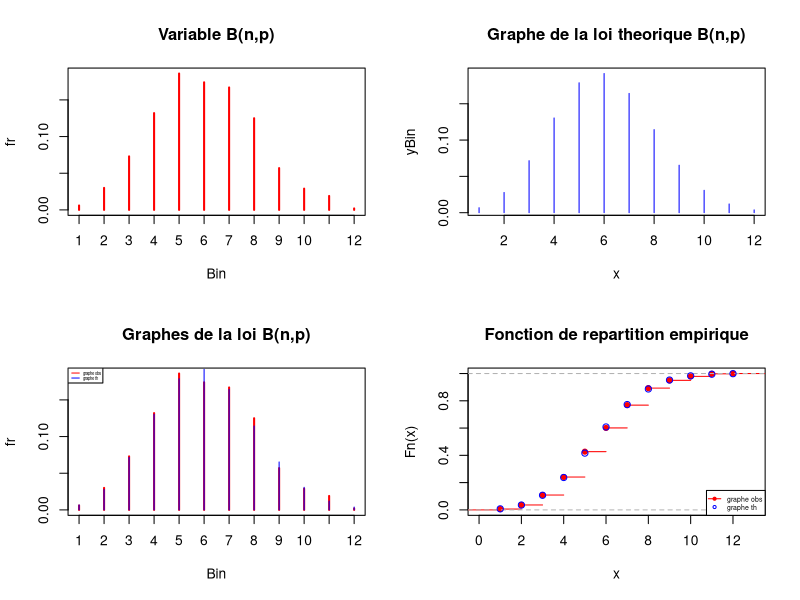
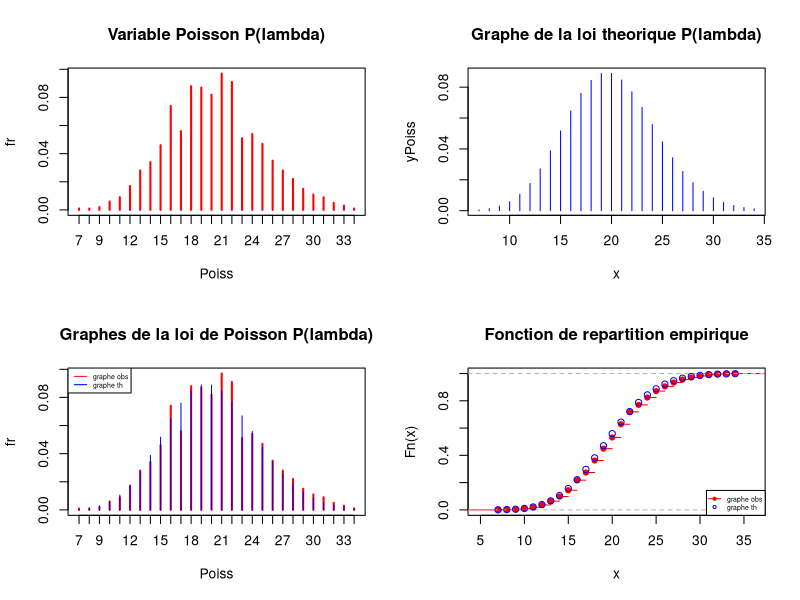
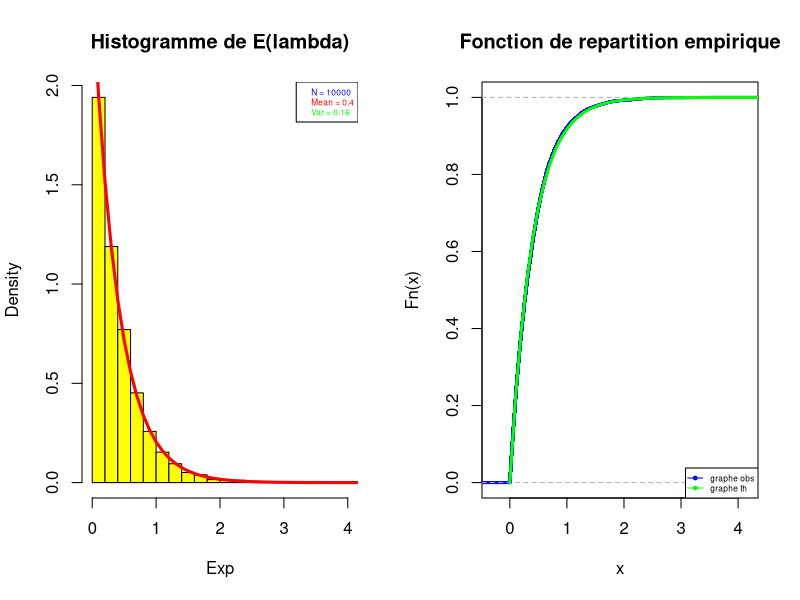
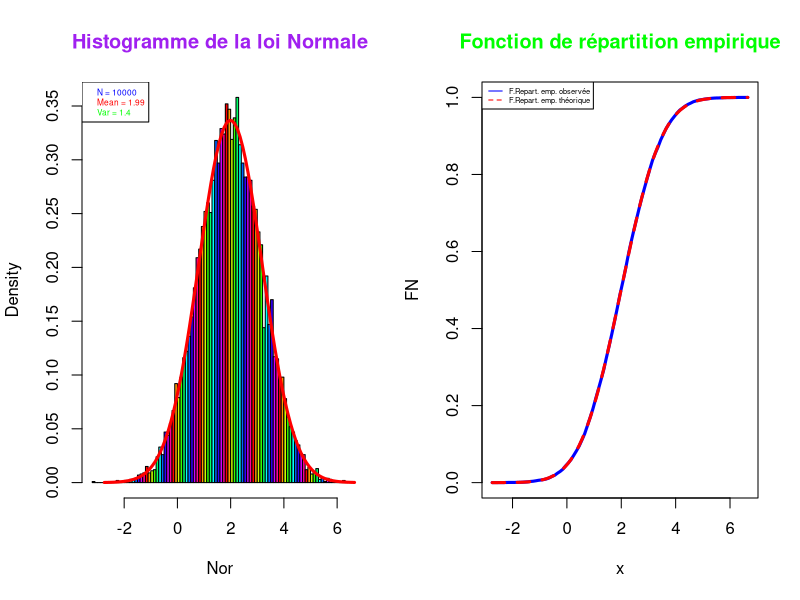
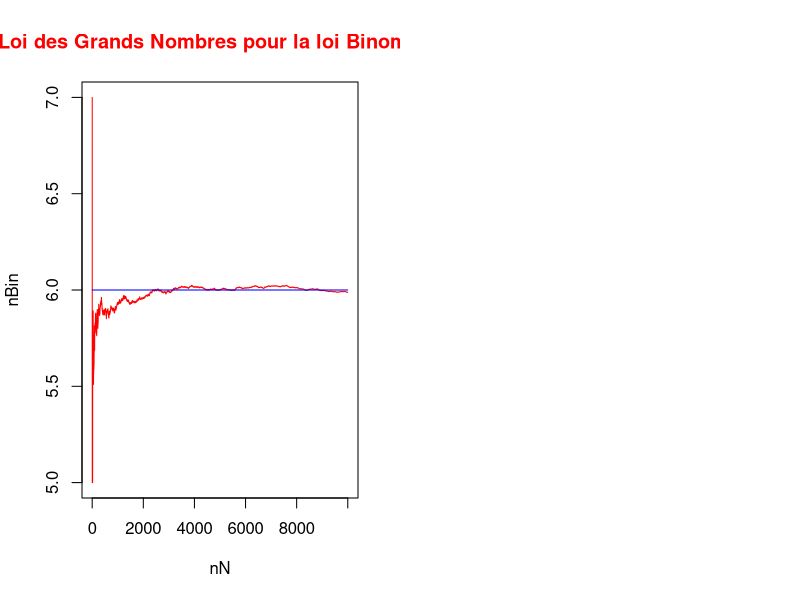
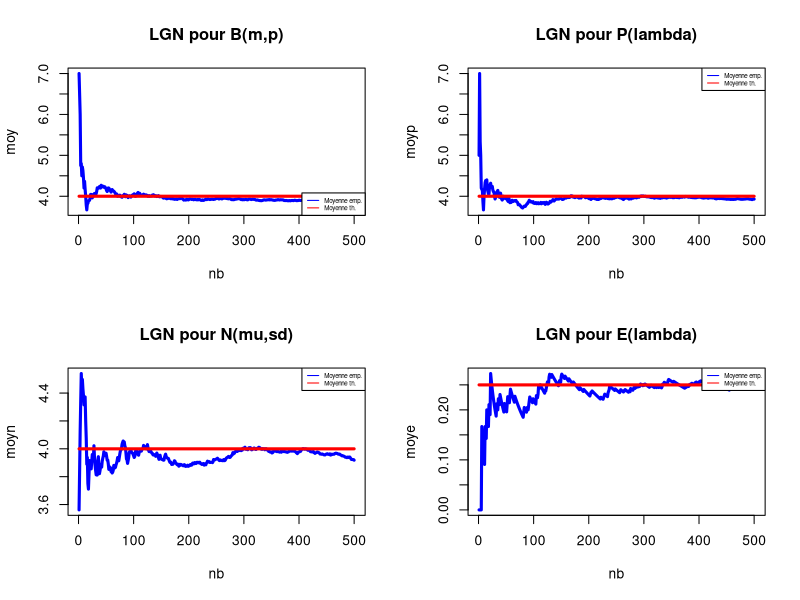
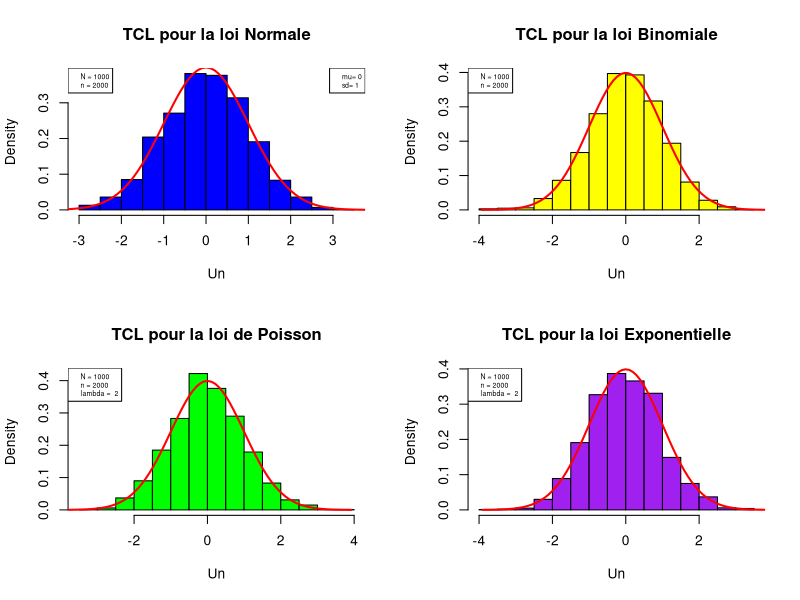
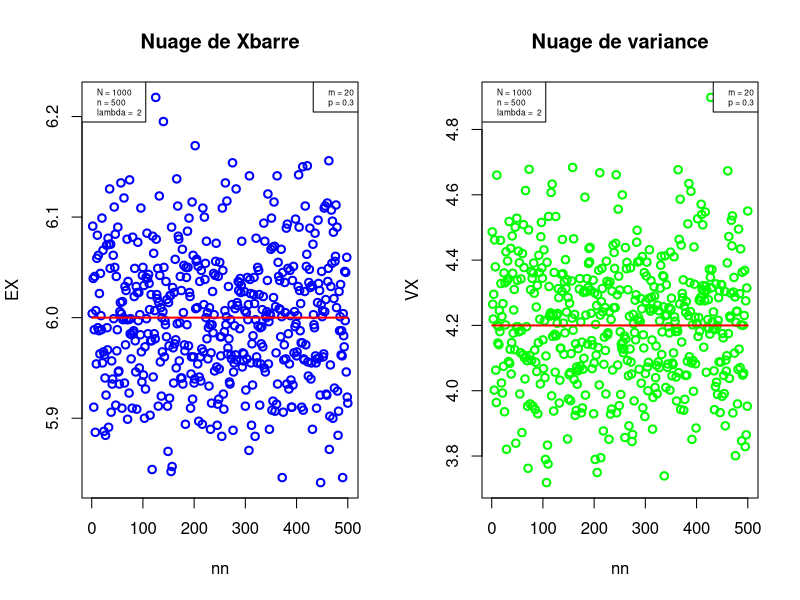

Reproduce these figures in R, in order.
# Entete ----

# Fichier : TP1_MA0814.R
# Desc : TP Statistique Inferentielle - M1 SEP - 2022-2023
# Date : 06/03/2023
# Auteur : Elif Ertas (elif.ertas@etudiant.univ-reims.fr)

#sink("resultat.txt")

#1) Tirages d'echantillons ----
#Variables discretes -----

##Partie A : Loi de Bernouilli -----

N = 1000 #nb de nombre au hasard a generer 
print(N)
n = 20 #parametre de la loi B(n,p)
print(n)
p = 0.3 #parametre de la loi B(n,p)
print(p)

Bin = rbinom(N,n,p) #genere des realisations aleatoires
print(Bin)
fa = table(Bin) #calcul des frequences absolus
print(fa)
fr = prop.table(fa) #calcul des frequences relatives 
print(fr)
res = summary(Bin)
print(res)

par(mfrow = c(2,2))
#graphique de la loi generee 
plot(fr, main = "Variable B(n,p)", col = "red")
#graphique de la loi theorique 
x = seq(min(Bin),max(Bin),by=1) #abscisses 
yBin = dbinom(x,n,p) #ordonnees 
plot(x, yBin, main = "Graphe de la loi theorique B(n,p)", col = "blue", type = "h")
#superposer les deux graphes 
plot(fr, main = "Graphes de la loi B(n,p)", col = "red")
lines(x, yBin, col = "blue", type = "h")
legend("topleft", c("graphe obs","graphe th"), col = c("red","blue"), lty=1:1, cex = 0.3)
#graphe de la fct de repartition empirique 
plot(ecdf(Bin), main = "Fonction de repartition empirique", col = "red")
y = pbinom(x, n,p) #ordonnee pour la fct de rep
lines(x, y, col = "blue", type = "p")
legend("bottomright", c("graphe obs","graphe th"), col = c("red","blue"), lty=c(1,0), cex = 0.5, pch = c(19,1))

##Partie B : Loi de Poisson -----

N = 1000 #nb de nombre au hasard a generer 
print(N)
lambda = 20 #parametre de la loi P(lambda)
print(lambda)

Poiss = rpois(N,lambda) #genere des realisations aleatoires
print(Poiss)
fa = table(Poiss) #calcul des frequences absolus
print(fa)
fr = prop.table(fa) #calcul des frequences relatives 
print(fr)
res = summary(Poiss)
print(res)

par(mfrow = c(2,2))
#graphique de la loi generee 
plot(fr, main = "Variable Poisson P(lambda)", col = "red")
#graphique de la loi theorique 
x = seq(min(Poiss),max(Poiss),by=1) #abscisses 
yPoiss = dpois(x,lambda) #ordonnees 
plot(x,yPoiss, main = "Graphe de la loi theorique P(lambda)", col = "blue", type = "h")
#superposer les deux graphes 
plot(fr, main = "Graphes de la loi de Poisson P(lambda)", col = "red")
lines(x, yPoiss, col = "blue", type = "h")
legend("topleft", c("graphe obs","graphe th"), col = c("red","blue"), lty=1:1, cex = 0.5)
#graphe de la fct de repartition empirique 
plot(ecdf(Poiss), main = "Fonction de repartition empirique", col = "red")
y = ppois(x,lambda) #ordonnee pour la fct de rep
lines(x, y, col = "blue", type = "p")
legend("bottomright", c("graphe obs","graphe th"), col = c("red","blue"), lty=c(1,0), cex = 0.5, pch = c(19,1))

#Variables continues -----
##Partie C : Loi Exponentielle ----- 

N = 10000
lambda = 2.5  
Exp=rexp(N,lambda)
summary(Exp)
par(mfrow = c(1,2))
hist(Exp,freq=FALSE,main="Histogramme de E(lambda)",col="yellow",nclass=20)
#Courbe de la densite de la exponentielle 
x=seq(0,lambda+10,by=0.1)
yExp=dexp(x,lambda)
lines(x,yExp,type="l",col="red",lwd=3)
legend("topright", paste(c("N = ","Mean = ", "Var = "), round(c(N,mean(Exp),var(Exp)),2), sep =""), text.col = c("blue","red","green"), cex = 0.5)
#courbe de la fonction de r?partition empirique
plot(ecdf(Exp),main="Fonction de repartition empirique",col="blue",lwd=3)
#courbe de la fonction de r?partition th?orique
FrtExp=pexp(x,lambda)
lines(x,FrtExp,main="Fonction de repartition theorique",type="l",col="green",lwd=3)
legend("bottomright", c("graphe obs","graphe th"), col = c("blue","green"), lty=c(1,1), cex = 0.5, pch = c(19,19))

##Partie D : Loi Normale -----

#generer des nbs au hasard issu de la loi N(mu,sigma)
N = 10000
mu = 2
sigma = 1.2
Nor = rnorm(N,mu,sigma)
resnorm = summary(Nor)
print(resnorm)
#Histogramme de la loi normale
par(mfrow = c(1,2))
hist(Nor, freq = FALSE, main = "Histogramme de la loi Normale", col.main = "purple", nclass = 70, col=rainbow(10))
#Courbe de la densite de la loi Normale N(mu,sigma)
MNor = mean(Nor) #moyenne de Nor
VNor = var(Nor) #variance de Nor 
x = seq(MNor - 4*sd(Nor), MNor + 4*sd(Nor), by=0.1) # sd (standart deviation) = ecart type 
dNor = dnorm(x, MNor, sd(Nor)) #densite de la loi Normale pour tout les points x 
lines(x, dNor, col = "red", type = "l", lwd = 3)
legend("topleft", paste(c("N = ","Mean = ", "Var = "), round(c(N,mean(Nor),var(Nor)),2), sep =""), text.col = c("blue","red","green"), cex = 0.5)
#Fonction de repartition empirique F_n(x) = 1/n (somme de 1 à n de l'indicatrice (X_i <= x)) 
m = length(x)
FN = rep(0,times=m) #m fois que des zeros 
for (i in 1:m){
  for (j in 1:N){
    if (Nor[j] <= x[i]){
      FN[i] = FN[i]+1 
    }
  }
  FN[i] = FN[i]/N
}
plot(x, FN, main = "Fonction de répartition empirique", col.main = "green", col = "blue", type = "l", lwd = 3)
y = pnorm(x, MNor, sd(Nor))
lines(x, y, col = "red", type = "l", lwd = 3, lty = 2)
legend("topleft", c("F.Repart. emp. observée","F.Repart. emp. théorique"), col = c("blue","red"), lty=c(1,2), cex = 0.45)

#2) Loi des grands nombres (LGN) ----

#Soit X une v.a et X1,...,Xn un echantillon de X. Alors Xn barre = 1/n (somme de 1 a n des Xi) tend en proba vers E[X]
N = 10000
m = 20
p = 0.3
Bin = rbinom(N,m,p)
nN = 1:N
nBin = cumsum(Bin)/nN 
eBin = rep(m*p, times=N) 
plot(nN, nBin, main = "Loi des Grands Nombres pour la loi Binomiale", col.main = "red", col = "red", type ="l")
lines(nN, eBin, col = "blue", type = "l")

#Pour avoir la vitesse on utilise le theoreme central limite (TCL) (de lordre de grand O(sqrt(n))) 
#On peut faire la meme chose pour n'importe quelle loi 

par(mfrow = c(2,2))
N=500
m=10
p=0.4
nb=1:N
moy=rep(0,times=N)
Bin=rbinom(N,m,p)
moy=cumsum(Bin)/nb
esp=rep(m*p,times=N)
plot(nb,moy,type="l",col="blue",lwd=3,main="LGN pour B(m,p)")
lines(nb,esp,type="l",col="red",lwd=3)
legend("bottomright", c("Moyenne emp.","Moyenne th."), col = c("blue","red"), lty=c(1,1), cex = 0.45)
#
# Loi de Poisson
#
N=500
lambda=4.0
nb=1:N
moyp=rep(0,times=N)
Poi=rpois(N,lambda)
moyp=cumsum(Poi)/nb
espp=rep(lambda,times=N)
plot(nb,moyp,type="l",col="blue",lwd=3,main="LGN pour P(lambda)")
lines(nb,espp,type="l",col="red",lwd=3)
legend("topright", c("Moyenne emp.","Moyenne th."), col = c("blue","red"), lty=c(1,1), cex = 0.45)
#
# Loi normale
#
N=500
mu=4.0
sd=1.4
nb=1:N
moyn=rep(0,times=N)
Nor=rnorm(N,mu,sd)
moyn=cumsum(Nor)/nb
espn=rep(mu,times=N)
plot(nb,moyn,type="l",col="blue",lwd=3,main="LGN pour N(mu,sd)")
lines(nb,espn,type="l",col="red",lwd=3)
legend("topright", c("Moyenne emp.","Moyenne th."), col = c("blue","red"), lty=c(1,1), cex = 0.45)
#
# Loi exponentielle
#
N=500
lambda=4.0
nb=1:N
moye=rep(0,times=N)
Exp=rpois(N,1/lambda)
moye=cumsum(Exp)/nb
espe=rep(1/lambda,times=N)
plot(nb,moye,type="l",col="blue",lwd=3,main="LGN pour E(lambda)")
lines(nb,espe,type="l",col="red",lwd=3)
legend("topright", c("Moyenne emp.","Moyenne th."), col = c("blue","red"), lty=c(1,1), cex = 0.45)

#4) Theoreme centrale limite ----- 

par(mfrow = c(2,2))
#Pour la vitesse de convergence de la loi des GN 
##Loi Normale -----
N = 1000 #Taille de lechantillon 
n = 2000 #Nombre de Un 
mu = 0
sd = 1
#construire un echantillon de Un 
Un = rep(0, times = n)
for (i in 1:n){
  Nor = rnorm(N,mu,sd) 
  Un[i] = sqrt(N)*(mean(Nor)-mu)/sqrt(sd)
}
#histogramme avec courbe 
hist(Un, freq=FALSE, main="TCL pour la loi Normale", nclass=16, col="blue")
x = seq(-4, 4, by = 0.1)
y = dnorm(x,0,1)
lines(x, y, type="l", col="red", lwd=2)
legend(x='topleft',legend=paste(c("N =","n ="),c(N,n)), cex = 0.5)
legend(x='topright',legend=paste(c("mu=","sd="),c(mu,sd)), cex = 0.5)

##Loi Binomiale -----
N = 1000 #Taille de lechantillon 
n = 2000 #Nombre de Un 
m = 10
p = 0.4
  #construire un echantillon de Un 
Un = rep(0, times = n)
for (i in 1:n){
  Bin = rbinom(N,m,p) 
  Un[i] = ( mean(Bin) - (m*p) ) * ( sqrt(N/(m*p*(1-p))) )  
}
  #histogramme avec courbe 
hist(Un, freq=FALSE, main="TCL pour la loi Binomiale", nclass=16, col="yellow")
x = seq(-4 * sd(Un), 4*sd(Un), by = 0.1)
y = dnorm(x,0,1)
lines(x, y, type="l", col="red", lwd=2)
legend(x='topleft',legend=paste(c("N =","n ="),c(N,n)), cex = 0.5)

##Loi Poisson ----- 
N = 1000 #Taille de lechantillon 
n = 2000 #Nombre de Un 
lambda = 2
#construire un echantillon de Un 
Un = rep(0, times = n)
for (i in 1:n){
  Poi = rpois(N,lambda) 
  Un[i] = sqrt(N) * (mean(Poi)-lambda)/sqrt(lambda)
}
#histogramme avec courbe 
hist(Un, freq=FALSE, main="TCL pour la loi de Poisson", nclass=16, col="green")
x = seq(-4 * sd(Un), 4*sd(Un), by = 0.1)
y = dnorm(x,0,1)
lines(x, y, type="l", col="red", lwd=2)
legend(x='topleft',legend=paste(c("N =","n =","lambda = "),c(N,n,lambda)), cex = 0.5)

##Loi Exponentielle ----- 
N = 1000 #Taille de lechantillon 
n = 2000 #Nombre de Un 
lambda = 2
#construire un echantillon de Un 
Un = rep(0, times = n)
for (i in 1:n){
  Exp = rexp(N,lambda) 
  Un[i] = sqrt(N) * (mean(Exp)-1/lambda)/sqrt(1/(lambda^2))
}
#histogramme avec courbe 
hist(Un, freq=FALSE, main="TCL pour la loi Exponentielle", nclass=16, col="purple")
x = seq(-4 * sd(Un), 4*sd(Un), by = 0.1)
y = dnorm(x,0,1)
lines(x, y, type="l", col="red", lwd=2)
legend(x='topleft',legend=paste(c("N =","n =","lambda = "),c(N,n,lambda)), cex = 0.5)

#5) Estimateurs E[X] et Var(X) ----

##Loi Binomiale ----
par(mfrow = c(1,2))
N = 1000 #taille de lechantillon 
n = 500 #nb dechantillon 
m = 20
p = 0.3
  #construire un echantillon 
EX = rep(0, times = n)
VX = rep(0, times = n)
for (i in 1:n){
  Bin = rbinom(N,m,p)
  EX[i] = mean(Bin)
  VX[i] = var(Bin)
}
DE = rep(m*p, times = n)
DV = rep(m*p*(1-p), times = n)

nn = 1:n 
plot(nn, EX, main = "Nuage de Xbarre", type = "p", col = "blue", lwd=2)
lines(nn, DE, type = "l", col = "red", lwd=2)
legend(x='topleft',legend=paste(c("N =","n =","lambda = "),c(N,n,lambda)), cex = 0.5)
legend(x='topright',legend=paste(c("m =","p ="),c(m,p)), cex = 0.5)
plot(nn,VX, main = "Nuage de variance", type = "p", col = "green", lwd=2)
lines(nn, DV, type = "l", col = "red", lwd=2)
legend(x='topleft',legend=paste(c("N =","n =","lambda = "),c(N,n,lambda)), cex = 0.5)
legend(x='topright',legend=paste(c("m =","p ="),c(m,p)), cex = 0.5)


##Loi Normale ----
par(mfrow = c(1,2))
N = 1000 #taille de lechantillon 
n = 500 #nb dechantillon 
mu = 1.5
sd = 0.3
#construire un echantillon 
EX = rep(0, times = n)
VX = rep(0, times = n)
for (i in 1:n){
  Nor = rnorm(N,mu,sd)
  EX[i] = mean(Nor)
  VX[i] = var(Nor)
}
DE = rep(mu, times = n)
DV = rep(sd^2, times = n)

nn = 1:n 
plot(nn, EX, main = "Nuage de Xbarre", type = "p", col = "blue", lwd=2)
lines(nn, DE, type = "l", col = "red", lwd=2)
legend(x='topleft',legend=paste(c("N =","n ="),c(N,n)), cex = 0.5)
legend(x='topright',legend=paste(c("mu = ","sd = "),c(mu,sd)), cex = 0.5)
plot(nn,VX, main = "Nuage de variance", type = "p", col = "green", lwd=2)
lines(nn, DV, type = "l", col = "red", lwd=2)
legend(x='topleft',legend=paste(c("N =","n ="),c(N,n)), cex = 0.5)
legend(x='topright',legend=paste(c("mu = ","sd = "),c(mu,sd)), cex = 0.5)

# + N est grand est + le nuage de point se reserre sur la droite rouge 

#7) Intervalle de confiance ----- 

par(mfrow=c(1,2))
alpha = 0.05
n = 50 #nb dechantillons 
N = 20 #taille  
  # loi normale de variance connue 
mu = 1.5
sigma = 0.5 
k = 100 
Est = rep(0, times = k)
for (l in 1:k){
  alphaest = 0
  for (i in 1:n){
    Nor = rnorm(N, mu, sigma)
    if ( (abs(mean(Nor) - mu)) > qnorm(1 - alpha/2)*sigma/sqrt(N) ) { #quantile loi normale 
      alphaest = alphaest +  1 
    }
  Est[l] = alphaest/n
  }
}
x = 1:k
plot (x, Est, main = "Convergence de l'estimateur alpha (sigma connu)", col = "red", type = "l")
xalpha = rep(alpha, times=k)
lines(x, xalpha, col="blue", type="l", lwd = 2)
legend(x='topleft',legend=paste(c("n =","alpha ="),c(n,alpha)), cex = 0.5)
for (l in 1:k){
  alphaest = 0
  for (i in 1:n){
    Nor = rnorm(N, mu, sigma)
    if ( (abs(mean(Nor) - mu)) > qt(1 - alpha/2, N-1)*sd(Nor)/sqrt(N) ) { #quantile loi poisson : variance pas connue
      alphaest = alphaest +  1 
    }
    Est[l] = alphaest/n
  }
}
x = 1:k
plot (x, Est, main = "Convergence de l'estimateur alpha (sigma non connu)", col = "green", type = "l")
xalpha = rep(alpha, times=k)
lines(x, xalpha, col="blue", type="l", lwd = 2)
legend(x='topleft',legend=paste(c("n =","alpha ="),c(n,alpha)), cex = 0.5)
# + n augmente, + l'intervalle se ressert autour d'alpha 
# le alpha estimée va convergé vers le alpha 

alphaest = alphaest / n 
#cat("alphaest = ", alphaest)

alpha = 0.05
N = 20
mu1 = 2 
sd = 1.2
Nor = rnorm(N,mu1,sigma)
B = mean(Nor)
mu = seq(B-4*sd, B+4*sd, by = 0.1)
NN = length(mu)
sigma1 = rep(0, NN)
sigma2 = rep(0, NN)
t1 = qchisq(alpha/2, N-1)
t2 = qchisq(1 - alpha/2, N-1)
mn = rep(mean(Nor), times = N)
for (i in 1:NN){
  a = mu[i]
  sigma1[i] = sum((Nor - mn)^2) + N*(mean(Nor)-a)^2/t1
  sigma2[i] = sum((Nor - mn)^2) + N*(mean(Nor)-a)^2/t2
}
plot(mu, sigma2, main = "Regions de confiance |R^2", type = "l", col = "blue")
polygon(mu, sigma2, border = TRUE, col = "lightblue")
lines(mu, sigma1, type = "l", col = "red")
polygon(mu, sigma1, border = FALSE, col = "white")

#6) Test d'hypothèses ----

# 1. On teste H0 : 'mu = mu0' contre H1 : 'mu != mu0'
sigma = 0.5
mu0 = 1.5 
N = 20 
n = 100 
alpha = 0.05 
mu = seq(mu0 - 4*sigma, mu0 + 4*sigma, by = 0.1)
m = length(mu)
Beta = rep(0, time = m)
Beta1 = rep(0, time = m)
for (i in 1:m){
  for (j in 1:n){
    Nor = rnorm(N, mu[i], sigma)
    if( abs((mean(Nor) - mu0) * sqrt(N) / sigma) > qnorm((1 - alpha/2)) ){
      Beta[i] = Beta[i] + 1
    }
  }
  Beta[i] = Beta[i] / n
}
for (i in 1:m){
  for (j in 1:n){
    Nor = rnorm(N, mu[i], sigma)
    if( abs((mean(Nor) - mu0) * sqrt(N) / sd(Nor)) > qt((1 - alpha/2),N-1) ){
      Beta1[i] = Beta1[i] + 1
    }
  }
  Beta1[i] = Beta1[i] / n
}
Calpha = rep(alpha, times = m)
plot(mu, Beta, main = "Test bilateral sur la moyenne avec la variance connue et inconnue", col = "red", type = "l", lwd = 2)
lines(mu, Beta1, col = "green", type = "l", lwd = 2)
lines(mu, Calpha, col = "blue", type = "l", lwd = 2)
legend(x='right',legend=c("Fonction puissance (sigma connue)","Fonction puissance (sigma inconnue)","Seuil de significativité"), col=c("red","green","blue"), lty = c(1,1), cex = 0.6, lwd = 2)
#on observe que lorsqu'on connait sigma la convergence est plus rapide (pente + raide)

# 2. On teste H0 : 'mu <= mu0' contre H1 : 'mu > mu0'
sigma = 0.5
mu0 = 1.5 
N = 20 
n = 100 
alpha = 0.05 
mu = seq(mu0 - 4*sigma, mu0 + 4*sigma, by = 0.1)
m = length(mu)
Beta = rep(0, time = m)
Beta1 = rep(0, time = m)
for (i in 1:m){
  for (j in 1:n){
    Nor = rnorm(N, mu[i], sigma)
    if( (mean(Nor) - mu0) * sqrt(N) / sigma > qnorm((1 - alpha)) ){
      Beta[i] = Beta[i] + 1
    }
  }
  Beta[i] = Beta[i] / n
}
for (i in 1:m){
  for (j in 1:n){
    Nor = rnorm(N, mu[i], sigma)
    if( (mean(Nor) - mu0) * sqrt(N) / sd(Nor) > qt((1 - alpha),N-1) ){
      Beta1[i] = Beta1[i] + 1
    }
  }
  Beta1[i] = Beta1[i] / n
}
Calpha = rep(alpha, times = m)
plot(mu, Beta, main = "Test unilateral sur la moyenne avec la variance connue et inconnue", col = "red", type = "l", lwd = 2)
lines(mu, Beta1, col = "green", type = "l", lwd = 2)
lines(mu, Calpha, col = "blue", type = "l", lwd = 2)
legend(x='right',legend=c("Fonction puissance (sigma connue)","Fonction puissance (sigma inconnue)","Seuil de significativité"), col=c("red","green","blue"), lty = c(1,1), cex = 0.6, lwd = 2)
#on observe que lorsqu'on connait sigma la convergence est plus rapide (pente + raide)

# 3. Cas général 
lambda0 = 1.5 
N = 1000
n = 100 
alpha = 0.05 
mu = seq(0.05, 4/lambda0, by = 0.05)
m = length(mu)
Beta = rep(0, time = m)
for (i in 1:m){
  for (j in 1:n){
    Exp = rexp(N, mu[i])
    if( abs((mean(Exp) - 1/lambda0) * sqrt(N) / sd(Exp)) > qnorm((1 - alpha/2)) ){
      Beta[i] = Beta[i] + 1
    }
  }
  Beta[i] = Beta[i] / n
}
Calpha = rep(alpha, times = m)
plot(mu, Beta, main = "Test bilateral sur la moyenne avec la variance inconnue", col = "red", type = "l", lwd = 2)
lines(mu, Calpha, col = "blue", type = "l", lwd = 2)
legend(x='right',legend=c("Fonction puissance","Seuil de significativité"), col=c("red","blue"), lty = c(1,1), cex = 0.6, lwd = 2)

lambda0 = 1.5 
N = 1000
n = 100 
alpha = 0.05 
mu = seq(0.05, 4/lambda0, by = 0.05)
m = length(mu)
Beta = rep(0, time = m)
for (i in 1:m){
  for (j in 1:n){
    Exp = rexp(N, mu[i])
    if( ((mean(Exp) - 1/lambda0) * sqrt(N) / sd(Exp)) > qt((1 - alpha),N-1) ){
      Beta[i] = Beta[i] + 1
    }
  }
  Beta[i] = Beta[i] / n
}
Calpha = rep(alpha, times = m)
plot(mu, Beta, main = "Test unilateral sur la moyenne avec la variance inconnue", col = "red", type = "l", lwd = 2)
lines(mu, Calpha, col = "blue", type = "l", lwd = 2)
legend(x='right',legend=c("Fonction puissance","Seuil de significativité"), col=c("red","blue"), lty = c(1,1), cex = 0.6, lwd = 2)

#8) Etude globale ----- 

data(AirPassengers)
# Extraire la différence entre chaque mois et le mois précédent
diff_passengers <- diff(AirPassengers)
# Tracer l'histogramme des différences avec la courbe de densité normale
hist(diff_passengers, breaks = 15, freq = FALSE, main = "Histogramme et courbe de densité",
     xlab = "Différence de passagers", ylab = "Densité", col = "yellow")
curve(dnorm(x, mean = mean(diff_passengers), sd = sd(diff_passengers)), add = TRUE, col = "red", lwd=3)

shapiro.test(diff_passengers)
# Définir la taille des échantillons
n <- 30
# Nombre total d'échantillons
num_samples <- length(diff_passengers) - n + 1
# Vecteur pour stocker les moyennes des échantillons
sample_means <- numeric(num_samples)
# Calculer les moyennes des échantillons
for (i in 1:num_samples) {
  sample_means[i] <- mean(diff_passengers[i:(i+n-1)])
}

mu <- mean(AirPassengers)
sigma <- sd(AirPassengers)
cat("Estimation de la moyenne : ", mu, "\n")
cat("Estimation de l'écart type : ", sigma, "\n")

# Effectuer le test t à deux échantillons
t_test <- t.test(diff_passengers, mu = 0)

# Afficher les résultats
t_test

# Estimation du risque de première espèce
alpha <- 0.05
p_value <- t_test$p.value
if (p_value < alpha) {
  cat("L'hypothèse nulle est rejetée avec un risque de première espèce de", alpha, "\n")
} else {
  cat("L'hypothèse nulle n'est pas rejetée avec un risque de première espèce de", alpha, "\n")
}

# Spécifier la vraie moyenne
true_mean <- 10

# Simuler des échantillons aléatoires de la même taille que nos données
n_simulations <- 1000
n_obs <- length(diff_passengers)
simulated_means <- replicate(n_simulations, mean(rnorm(n_obs, true_mean, sd(diff_passengers))))

# Calculer le nombre de fois où l'hypothèse nulle est rejetée
power <- mean(simulated_means < t_test$conf.int[1] | simulated_means > t_test$conf.int[2])

# Afficher la fonction puissance
cat("La fonction puissance est estimée à", power, "\n")

## Intervalles de confiance
# Choisir un niveau de confiance
alpha <- 0.05
# Calculer la moyenne et l'écart-type des données
moyenne <- mean(AirPassengers)
ecart_type <- sd(AirPassengers)
# Calculer la marge d'erreur
n <- length(AirPassengers)
z <- qnorm(1 - alpha/2)
marge_erreur <- z * ecart_type / sqrt(n)
# Calculer l'intervalle de confiance
intervalle_confiance <- c(moyenne - marge_erreur, moyenne + marge_erreur)
# Afficher l'intervalle de confiance
cat("Intervalle de confiance à", 100*(1-alpha), "% : [", round(intervalle_confiance[1], 2), ",", round(intervalle_confiance[2], 2), "]\n")


# Calculer la moyenne et l'écart-type des données
mean_ap <- mean(AirPassengers)
sd_ap <- sd(AirPassengers)

# Calculer l'intervalle de confiance à 95% de la moyenne
n <- length(AirPassengers)
se <- sd_ap / sqrt(n)
lower_ci <- mean_ap - qt(0.975, df = n-1) * se
upper_ci <- mean_ap + qt(0.975, df = n-1) * se

# Afficher les résultats graphiquement
hist(AirPassengers, breaks = 20, main = "Intervalle de confiance à 95% de la moyenne",
     xlab = "Nombre de passagers", col = "yellow")
abline(v = mean_ap, col = "red", lwd = 4)
abline(v = lower_ci, col = "green", lwd = 2, lty = 3)
abline(v = upper_ci, col = "green", lwd = 2, lty = 3)
legend("topright", legend = c("Moyenne", "Intervalle de confiance à 95%"),
       col = c("red", "green"), lty = c(1, 2), lwd = 2)

# Tracer l'histogramme des moyennes des échantillons avec la courbe de densité normale
hist(sample_means, breaks = 15, freq = FALSE, main = "Histogramme et courbe de densité des moyennes d'échantillons",
     xlab = "Moyenne d'échantillon de différence de passagers", ylab = "Densité", col = "yellow")
curve(dnorm(x, mean = mean(sample_means), sd = sd(sample_means)), add = TRUE, col = "red", lwd=3)




#sink()